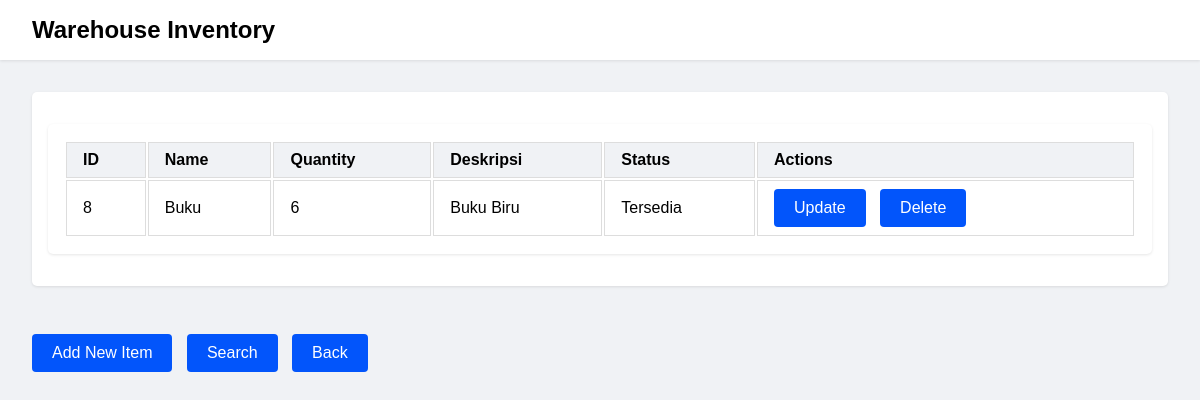
The page /show on the database as committed earlier.
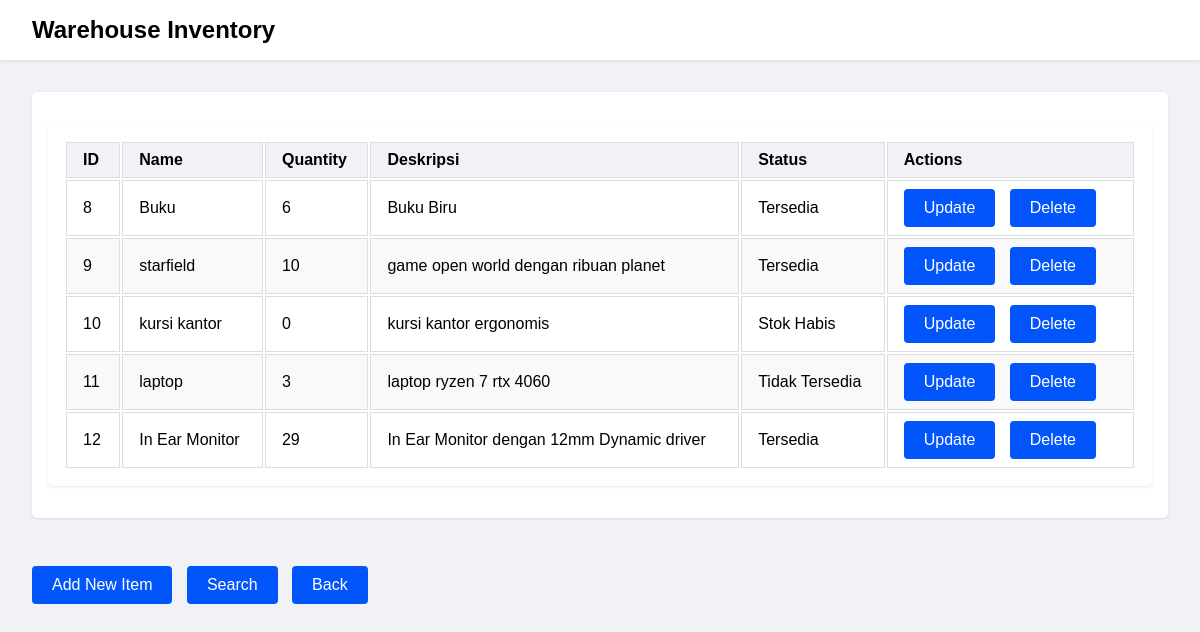
The same page on the database as committed later.
### tables this page shows
CREATE TABLE items
                      (id INTEGER PRIMARY KEY AUTOINCREMENT,
                      name TEXT NOT NULL,
                      quantity INTEGER NOT NULL,
                   description TEXT,
                   status TEXT
                   );

### app.py (the view)
@app.route('/show')
def show_items():
    conn = create_connection()
    cursor = conn.cursor()
    cursor.execute('SELECT * FROM items')
    items = cursor.fetchall()
    conn.close()
    return render_template('show_items.html', items=items)

### app.py (called while the page is built)
def create_connection():
    conn = sqlite3.connect('database.db')
    return conn

### templates/show_items.html (shortened to what this page needs)
<!DOCTYPE html>
<html lang="en">
<head>
  <link rel="stylesheet" href="{{ url_for('static', filename='style.css') }}">
</head>
<body>
  <div class="container">
    <div class="header">
      <h1>Warehouse Inventory</h1>
    </div>
    <div class="main-content">
      <div class="card">
        <div class="table-container">
          <table style="width:100%">
            <thead>
              <tr>
                <th>ID</th>
                <th>Name</th>
                <th>Quantity</th>
                <th>Deskripsi</th>
                <th>Status</th>
                <th>Actions</th>
              </tr>
            </thead>
            <tbody>
              {% for item in items %}
                <tr>
                  <td>{{ item[0] }}</td>
                  <td>{{ item[1] }}</td>
                  <td>{{ item[2] }}</td>
                  <td>{{ item[3] }}</td>
                  <td>{{ item[4] }}</td>
                  <td>
                    <a href="{{ url_for('update_item', id=item[0]) }}" class="button">Update</a>
                    <a href="{{ url_for('delete_item', id=item[0]) }}" onclick="return confirm('Apakah Anda yakin ingin menghapus barang ini?');" class="button">Delete</a>
                  </td>
                </tr>
              {% endfor %}
            </tbody>
          </table>
        </div>
      </div>
    </div>
    <div class="button-container">
      <div class="card" style="padding-left: 2rem;">
        <a href="{{ url_for('add_item') }}" class="button">Add New Item</a>
        <a href="{{ url_for('search') }}" class="button">Search</a>
        <a href="{{ url_for('home') }}" class="button">Back</a>
      </div>
    </div>
  </div>
</body>
</html>

### static/style.css (style rules this page uses)
body { font-family: sans-serif; margin: 0; padding: 0; display: auto; min-height: 100vh; background-color: #f0f2f5; }
.header { display: flex; justify-content: space-between; align-items: center; padding: 1rem 2rem; background-color: #fff; box-shadow: 0 1px 3px rgba(0, 0, 0, 0.1); }
.header h1 { font-size: 1.5rem; margin: 0; }
.main-content { flex: 1; padding: 2rem; }
.main-content .card { background-color: #fff; padding: 1rem; border-radius: 5px; box-shadow: 0 1px 3px rgba(0, 0, 0, 0.1); margin-bottom: 1rem; }
.button { display: inline-block; background-color: #0255FB; color: #fff; padding: 10px 20px; text-align: center; text-decoration: none; border: none; border-radius: 4px; margin-right: 10px; transition: background-color 0.3s ease; cursor: pointer; }
.table-container { display: flex; justify-content: center; align-items: center; padding: 1rem; background-color: #fff; border-radius: 5px; box-shadow: 0 1px 3px rgba(0, 0, 0, 0.1); margin: 1rem auto; display: auto; overflow: hidden; overflow-x: auto; }
th, td { padding: 0.5rem 1rem; border: 1px solid #ddd; text-align: left; }
th { background-color: #f0f2f5; font-weight: bold; }
tr:nth-child(even) { background-color: #f9f9f9; }

Rows that differ between the two databases and show on the page:
added items: id "9", name "starfield", quantity "10", description "game open world dengan ribuan planet", status "Tersedia"
added items: id "10", name "kursi kantor", quantity "0", description "kursi kantor ergonomis", status "Stok Habis"
added items: id "11", name "laptop", quantity "3", description "laptop ryzen 7 rtx 4060", status "Tidak Tersedia"
added items: id "12", name "In Ear Monitor", quantity "29", description "In Ear Monitor dengan 12mm Dynamic driver", status "Tersedia"
